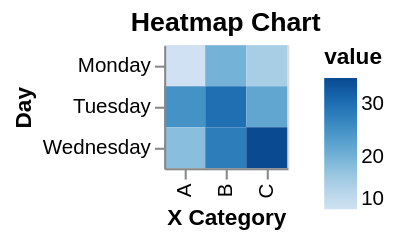

The specification (Vega-Lite) saved for this image:
### Vega-Lite specification from a JSON file in a GitHub repository (floating-point values rounded to 4 significant figures)
{"$schema": "https://vega.github.io/schema/vega-lite/v6.json", "description": "A heatmap chart.", "data": {"values": [{"x": "A", "y": "Monday", "value": 10}, {"x": "B", "y": "Monday", "value": 20}, {"x": "C", "y": "Monday", "value": 15}, {"x": "A", "y": "Tuesday", "value": 25}, {"x": "B", "y": "Tuesday", "value": 30}, {"x": "C", "y": "Tuesday", "value": 22}, {"x": "A", "y": "Wednesday", "value": 18}, {"x": "B", "y": "Wednesday", "value": 28}, {"x": "C", "y": "Wednesday", "value": 35}]}, "mark": "rect", "encoding": {"x": {"field": "x", "type": "nominal", "axis": {"title": "X Category"}}, "y": {"field": "y", "type": "nominal", "axis": {"title": "Day"}}, "color": {"field": "value", "type": "quantitative", "scale": {"scheme": "blues"}}}, "title": "Heatmap Chart"}
